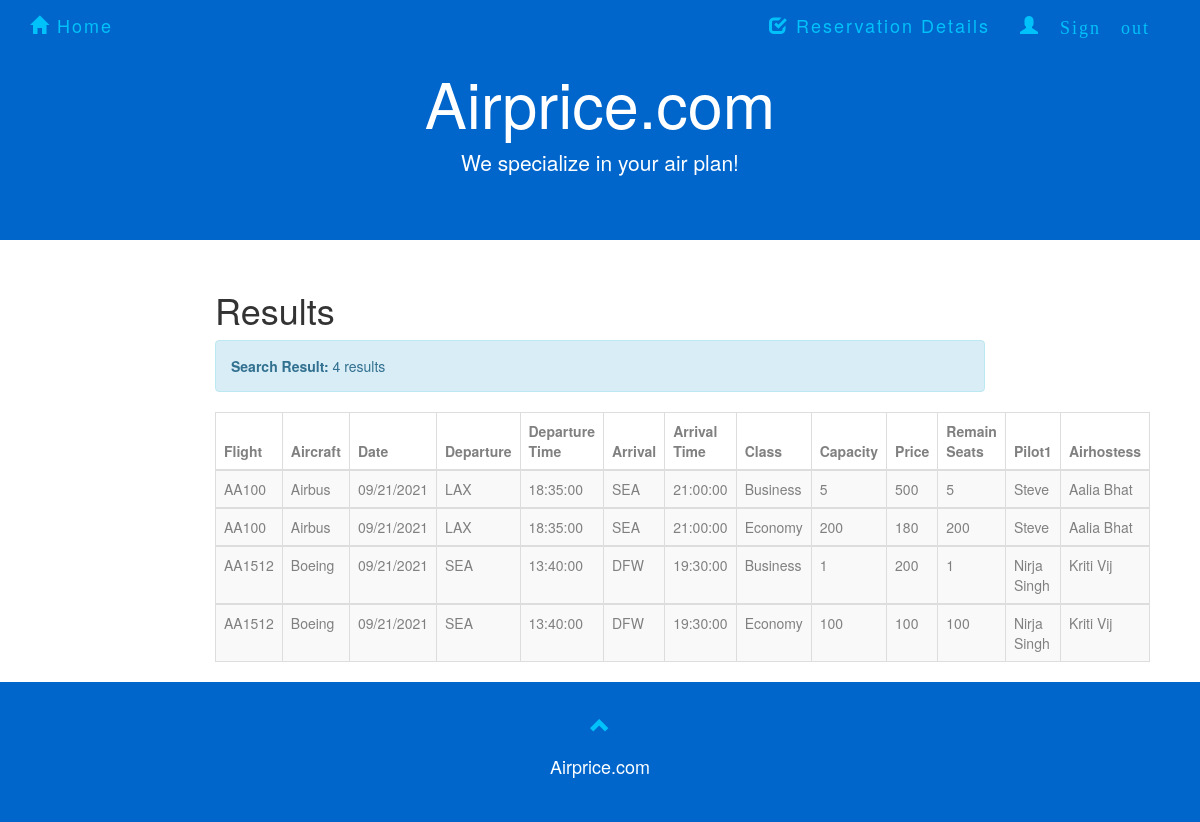
The app's page /demo/checkdetails.php with its own data.
### tables this page shows
CREATE TABLE `flight` (
  `number` varchar(20) NOT NULL,
  `airplane_id` varchar(10) NOT NULL,
  `departure` varchar(10) NOT NULL,
  `d_time` time NOT NULL,
  `arrival` varchar(10) NOT NULL,
  `a_time` time NOT NULL
);

CREATE TABLE `class` (
  `number` varchar(10) NOT NULL,
  `name` varchar(20) NOT NULL,
  `capacity` int(11) NOT NULL,
  `price` float NOT NULL
);

### demo/checkdetails.php (the view, shortened to what this page needs)
<!DOCTYPE html>
<html>
<html lang="en">
<head>
    <link rel="stylesheet" href="http://maxcdn.bootstrapcdn.com/bootstrap/3.3.5/css/bootstrap.min.css">
    <link rel="stylesheet" href="forcompany.css">
    <link rel="stylesheet" href="AdminSignin.css">
 </head>
<body>
<nav class="navbar navbar-default navbar-fixed-top">
        <div class="container">
            <div class="navbar-header">
                <a class="navbar-brand" href="homepage.html"><span class="glyphicon glyphicon-home"></span> Home</a>
            </div>
            <div class="collapse navbar-collapse" id="myNavbar">
                <ul class="nav navbar-nav navbar-right">
                    <li id = "cart">
                        <a class="navbar-brand" href="reservedetails.php"><span class="   glyphicon glyphicon-check"></span> Reservation Details</a>
                    </li>
                    <li class="dropdown">
                        <a class="dropdown-toggle" data-toggle="dropdown" href="homepage.html"><span class="glyphicon glyphicon-user"> Sign out&nbsp;</span>  </a>
                    </li>
                </ul>
            </div>
        </div>
    </nav>
<div class="jumbotron text-center">
        <h1>Airprice.com</h1>
        <p>We specialize in your air plan!</p>
</div>
<div class="container-fluid text-center">
  <div class="row content">
    <div class="col-sm-2 sidenav">
    </div>
    <div class="col-sm-8 text-left">
      <h1> Results</h1>
<?php
include_once 'dbconnect2.php';
$selectdate = date('m/d/Y');
global $sql, $availableNumber;
    $sql = "SELECT *
            FROM Edetails";
$result = mysqli_query($con,$sql);
$rowcount = mysqli_num_rows($result);
if($rowcount == 0){
    echo "<div class='alert alert-info'><strong>Search Result: </strong>".$rowcount." result</div>";
}
else{
echo "<div class='alert alert-info'><strong>Search Result: </strong>".$rowcount." results</div>";
echo "<table class='table table-bordered table-striped table-hover'>
      <thead>
      <tr>
        <th>Flight</th>
        <th>Aircraft</th>
        <th>Date</th>
        <th>Departure</th>
        <th>Departure Time</th>
        <th>Arrival</th>
        <th>Arrival Time</th>
        <th>Class</th>
        <th>Capacity</th>
        <th>Price</th>
        <th>Remain Seats</th>
        <th>Pilot1</th>
        <th>Airhostess</th>
      </tr>
      </thead>";
while($row = mysqli_fetch_array($result)) {
    echo "<tbody><tr>";
    echo "<td>" . $row['number'] . "</td>";
    echo "<td>" . $row['company']. "</td>";
    echo "<td>" . $selectdate . "</td>";
    echo "<td>" . $row['departure'] . "</td>";
    echo "<td>" . $row['d_time'] . "</td>";
    echo "<td>" . $row['arrival'] . "</td>";
    echo "<td>" . $row['a_time'] . "</td>";
    echo "<td>" . $row['name'] . "</td>";
    echo "<td>" . $row['capacity'] . "</td>";
    echo "<td>" . $row['price'] . "</td>";
        $seatreserved = "SELECT flightno, classtype, COUNT(*)
                    FROM book B
                    WHERE B.date = '".$selectdate."' AND B.flightno = '".$row['number']."'AND B.classtype ='".$row['name']."' AND paid=1
                    GROUP BY flightno, classtype";
        $reserved = mysqli_query($con, $seatreserved);
        $reservedNumber = mysqli_fetch_array($reserved);
        $capacity = mysqli_query($con, "SELECT capacity FROM class C WHERE C.number='".$row['number']."' AND C.name= '".$row['name']."'");
        $capacityNumber = mysqli_fetch_array($capacity);
        if(mysqli_num_rows($reserved)>0){
            $availableNumber = $capacityNumber['capacity'] - $reservedNumber['COUNT(*)'];
        }else{
            $availableNumber = $capacityNumber['capacity'];
        }
        echo "<td>".$availableNumber."</td>";
        echo "<td>" . $row['PName'] . "</td>";
        echo "<td>" . $row['AName'] . "</td>";
    echo "</tr>";
}
echo " </tbody></table>";
}
?>
    </div>
  </div>
</div>
<footer class="container-fluid text-center">
        <a href="#signUpPage" title="To Top">
            <span class="glyphicon glyphicon-chevron-up"></span>
        </a>
        <p>Airprice.com</p>
</footer>
</body>
</html>

### demo/forcompany.css (style rules this page uses)
.jumbotron { background-color: #0066cc; color: #ffffff; }
.navbar { margin-bottom: 0; background-color: #0066cc; border: 0; font-size: 18px !important; letter-spacing: 2px; opacity: 0.9; }
.navbar li a, .navbar .navbar-brand { color: #00ccff !important; }
footer { background-color: #0066cc; color: #fff; padding: 32px; font-size: 18px; }
footer .glyphicon { font-size: 20px; margin-bottom: 20px; color: #00ccff; opacity: 0.9; }

### demo/AdminSignin.css (style rules this page uses)
th { width: 50px; height: 10px; color: gray; }
td { color: gray; }

### records on screen
flight: number "AA100", company "Airbus", departure "LAX", d_time "18:35:00", arrival "SEA", a_time "21:00:00", name "Business", capacity "5", price "500", class.capacity "5", PName "Steve", AName "Aalia Bhat", name "Economy", capacity "200", price "180", class.capacity "200"
flight: number "AA1512", company "Boeing", departure "SEA", d_time "13:40:00", arrival "DFW", a_time "19:30:00", name "Business", capacity "1", price "200", class.capacity "1", PName "Nirja Singh", AName "Kriti Vij", name "Economy", capacity "100", price "100", class.capacity "100"

### other values on screen
$rowcount "4"
